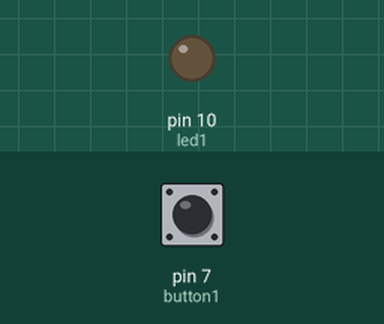
Recording of a sketch running on a simulated Arduino Uno, built with avr-gcc and run on an emulated ATmega328P. Shown: output pins drawn as LEDs (lit = HIGH). Inputs (shaded band) come from the test bench; at power-on: pin 7 (button1) LOW.

Above: at 1.2 s.
1.3 s: pin 7 (button1) pulled HIGH for 0.15 s
At 2.3 s:
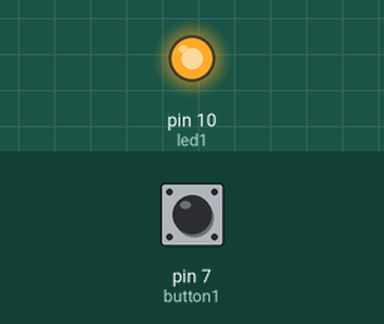
2.9 s: pin 7 (button1) pulled HIGH for 1 s
At 4.8 s:
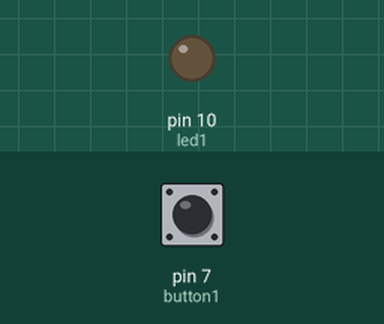
5.4 s: pin 7 (button1) pulled HIGH for 3.2 s
At 9.6 s:
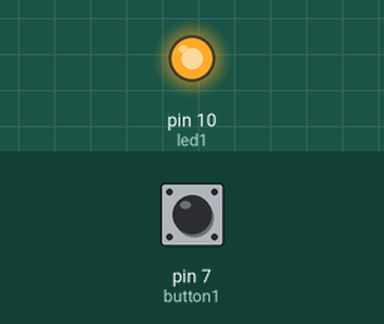
Timing chart, 0 to 11.1 s (numbered marks = the images above; inputs shaded):
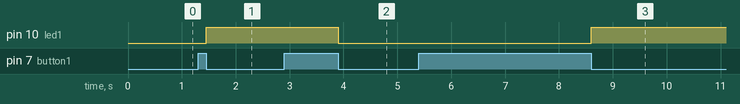

The sketch:

LED_4buttons_v1.ino
```cpp
const int button1 = 7, button2 = 8, button3 = 12, button4 = 13;
const int led1 =  10, led2 =  6,led3 =  9,led4 =  11;
void setup() {
  pinMode(led1, OUTPUT);
}
int but1Press=0;
void loop() {
  // check whether button1 is pressed
  //if yes make but1Press variable togle
  if(digitalRead(button1)== HIGH){
    if (but1Press==1) {
      but1Press=0;
    }else {
      but1Press=1;
    }
    while (digitalRead(button1)== HIGH ) {}
  }
  // do the required task if but1Press variable is high do the task
  //else dont do anything
  if (but1Press==1) {
    digitalWrite(led1 , HIGH);
  }else {
    digitalWrite(led1 , LOW);
  }
}
```

Measured:
- after the input at 1.3 s, pin 10 (led1): LOW → HIGH after 0.15 s
- after the input at 2.9 s, pin 10 (led1): HIGH → LOW after 1.0 s
- after the input at 5.4 s, pin 10 (led1): LOW → HIGH after 3.2 s
